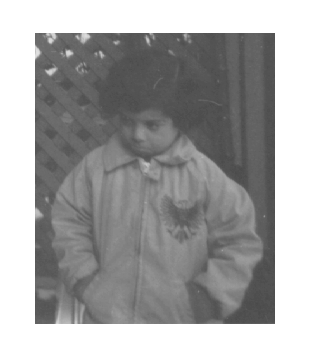
#> input picture tp2/poupee.tif, 310 x 357 px, found by its file name
$ python contrast_equalisation.py
#> lines starting #> are read from the running program, lines starting #| are printed output that depends on the picture; long printed decimals are rounded
### image_lab/runtime.py
"""Resolve shared inputs and save figures without requiring a desktop GUI."""
import argparse
from pathlib import Path
import sys
import matplotlib
import numpy as np

if "--show" not in sys.argv:
    matplotlib.use("Agg")

ROOT = Path(__file__).resolve().parents[1]
_figure_index = 0

def data_path(name):
    path = ROOT / "data" / "input" / name
    if not path.is_file():
        raise FileNotFoundError(f"Missing input image: {path}")
    return path

def michelson(image):
    minimum, maximum = float(np.min(image)), float(np.max(image))
    denominator = minimum + maximum
    return (maximum - minimum) / denominator if denominator else 0.0

def finish(script):
    """Save all current figures, optionally display, then release them."""
    global _figure_index
    import matplotlib.pyplot as plt
    parser = argparse.ArgumentParser()
    parser.add_argument("--output-dir", type=Path, default=ROOT / "outputs")
    parser.add_argument("--show", action="store_true")
    args = parser.parse_args()
    script = Path(script)
    folder = args.output_dir / script.parent.parent.name / script.stem
    folder.mkdir(parents=True, exist_ok=True)
    for number in plt.get_fignums():
        _figure_index += 1
        path = folder / f"figure_{_figure_index:02d}.png"
        plt.figure(number).savefig(path, dpi=120, bbox_inches="tight")
        print(f"Saved {path}")
    if args.show:
        plt.show()
    plt.close("all")

### labs/tp1_image_analysis/src/contrast_equalisation.py
from image_lab.runtime import data_path, finish, michelson
import cv2
from matplotlib import pyplot as plt
import numpy as np
from scipy import signal
from skimage import io

# Chargement des images
img1 = io.imread(str(data_path('poupee.tif')))
#> img1 is the input picture: shape (357, 310, 3); min 74, max 255, mean 163.7
img2 = io.imread(str(data_path('crane.png')))
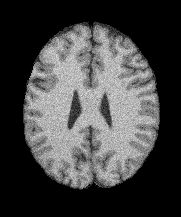
#> input picture data/input/crane.png, 181 x 217 px
#> img2 is the input picture: shape (217, 181); min 0, max 237, mean 67.7

# Si les images sont en couleur, conversion en niveaux de gris
if len(img1.shape) == 3:
    img1 = cv2.cvtColor(img1, cv2.COLOR_RGB2GRAY)
#> img1: shape (357, 310)
if len(img2.shape) == 3:
    img2 = cv2.cvtColor(img2, cv2.COLOR_RGB2GRAY)

# Calcul du contraste de Michelson
michelson_contrast_img1 = michelson(img1)
#> in michelson, `minimum, maximum = float(np.min(image)), float(np.max(image))`: minimum = 74; maximum = 255
#> in michelson, `denominator = minimum + maximum`: denominator = 329
#> michelson_contrast_img1 = 0.55
michelson_contrast_img2 = michelson(img2)
#> michelson_contrast_img2 = 1

# Calcul du contraste global
global_contrast_img1 = np.std(img1) / np.mean(img1)
#> global_contrast_img1 = 0.441
global_contrast_img2 = np.std(img2) / np.mean(img2)
#> global_contrast_img2 = 1.15

# Calcul du contraste RMS
rms_contrast_img1 = np.sqrt(np.mean(np.square(img1 - np.mean(img1))))
#> rms_contrast_img1 = 72.21
rms_contrast_img2 = np.sqrt(np.mean(np.square(img2 - np.mean(img2))))
#> rms_contrast_img2 = 78.1

# Calcul de la brillance (luminance)
brillance_img1 = np.mean(img1)
#> brillance_img1 = 163.7
brillance_img2 = np.mean(img2)
#> brillance_img2 = 67.74

# Affichage des résultats
print("Image: pouppe.tif")
print("Contraste Michelson:", michelson_contrast_img1)
#| Contraste Michelson: 0.5502
print("Contraste Global:", global_contrast_img1)
#| Contraste Global: 0.4411
print("Contraste RMS:", rms_contrast_img1)
#| Contraste RMS: 72.206
print("Brillance:", brillance_img1)
#| Brillance: 163.687

print("\nImage: crane.tif")
print("Contraste Michelson:", michelson_contrast_img2)
#| Contraste Michelson: 1.0
print("Contraste Global:", global_contrast_img2)
#| Contraste Global: 1.153
print("Contraste RMS:", rms_contrast_img2)
#| Contraste RMS: 78.104
print("Brillance:", brillance_img2)
#| Brillance: 67.736

# Visualisation des histogrammes
plt.figure(figsize=(10, 5))

plt.subplot(1, 2, 1)
plt.hist(img1.flat, bins=256, range=(0, 255))
plt.title('Histogramme de pouppe.tif')

plt.subplot(1, 2, 2)
plt.hist(img2.flat, bins=256, range=(0, 255))
plt.title('Histogramme de crane.tif')

finish(__file__)
#> the loop in finish, `for number in plt.get_fignums():` made 1 pass
#> pass 1, in finish, `plt.figure(number).savefig(path, dpi=120, bbox_inches="tight")`:
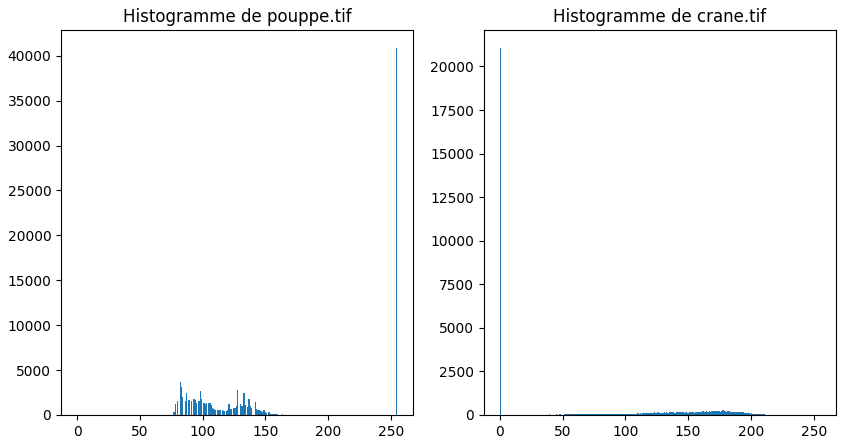
#> figure drawn by matplotlib, 2 panels; panel 1: tallest bar 40830 high, from x = 254 to 255; panel 2: tallest bar 21039 high, from x = 0 to 0.996
# Égalisation d'histogramme
img1_equalized = cv2.equalizeHist(img1)
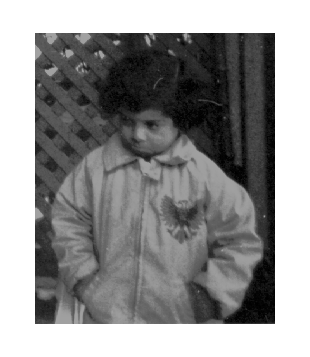
#> img1_equalized: shape (357, 310); min 0, max 255, mean 146
img2_equalized = cv2.equalizeHist(img2)
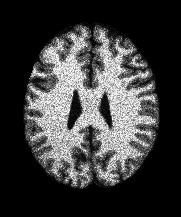
#> img2_equalized: shape (217, 181); min 0, max 255, mean 59.7

# Affichage des histogrammes des images égalisées
plt.figure(figsize=(10, 5))

plt.subplot(1, 2, 1)
plt.hist(img1_equalized.flat, bins=256, range=(0, 255))
plt.title('Histogramme égalisé de pouppe.tif')

plt.subplot(1, 2, 2)
plt.hist(img2_equalized.flat, bins=256, range=(0, 255))
plt.title('Histogramme égalisé de crane.tif')

finish(__file__)
#> the loop in finish (call 2), `for number in plt.get_fignums():` made 1 pass
#> pass 1, in finish (call 2), `plt.figure(number).savefig(path, dpi=120, bbox_inches="tight")`:
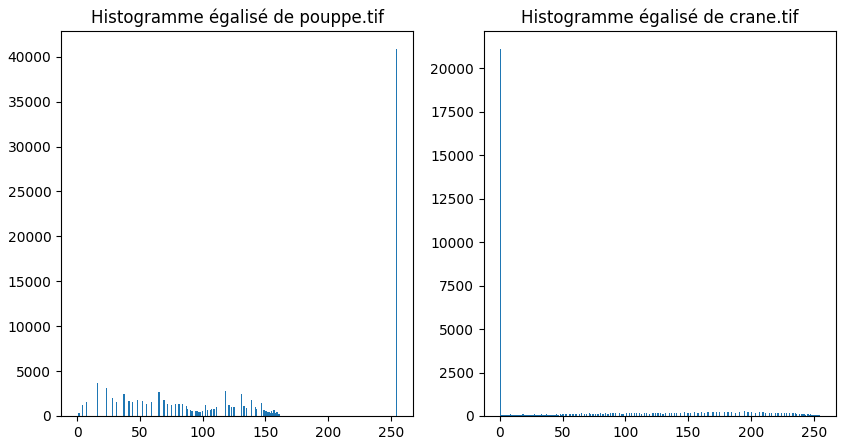
#> figure drawn by matplotlib, 2 panels; panel 1: tallest bar 40830 high, from x = 254 to 255; panel 2: tallest bar 21074 high, from x = 0 to 0.996
# Affichage des images égalisées
plt.figure(figsize=(10, 5))

plt.subplot(1, 2, 1)
plt.imshow(img1_equalized, cmap='gray')
plt.title('Image égalisée de pouppe.tif')

plt.subplot(1, 2, 2)
plt.imshow(img2_equalized, cmap='gray')
plt.title('Image égalisée de crane.tif')

finish(__file__)
# Calcul du contraste pour les images égalisées
michelson_contrast_img1_eq = michelson(img1_equalized)
#> michelson_contrast_img1_eq = 1
global_contrast_img1_eq = np.std(img1_equalized) / np.mean(img1_equalized)
#> global_contrast_img1_eq = 0.623
rms_contrast_img1_eq = np.sqrt(np.mean(np.square(img1_equalized - np.mean(img1_equalized))))
#> rms_contrast_img1_eq = 90.98

michelson_contrast_img2_eq = michelson(img2_equalized)
#> michelson_contrast_img2_eq = 1
global_contrast_img2_eq = np.std(img2_equalized) / np.mean(img2_equalized)
#> global_contrast_img2_eq = 1.37
rms_contrast_img2_eq = np.sqrt(np.mean(np.square(img2_equalized - np.mean(img2_equalized))))
#> rms_contrast_img2_eq = 81.48

# Affichage des résultats
print("Image égalisée: pouppe.tif")
print("Contraste Michelson:", michelson_contrast_img1_eq)
#| Contraste Michelson: 1.0
print("Contraste Global:", global_contrast_img1_eq)
#| Contraste Global: 0.6233
print("Contraste RMS:", rms_contrast_img1_eq)
#| Contraste RMS: 90.983

print("\nImage égalisée: crane.tif")
print("Contraste Michelson:", michelson_contrast_img2_eq)
#| Contraste Michelson: 1.0
print("Contraste Global:", global_contrast_img2_eq)
#| Contraste Global: 1.366
print("Contraste RMS:", rms_contrast_img2_eq)
#| Contraste RMS: 81.484
# Application de CLAHE (égalisation adaptative)
clahe = cv2.createCLAHE(clipLimit=2.0, tileGridSize=(8,8))
img1_clahe = clahe.apply(img1)
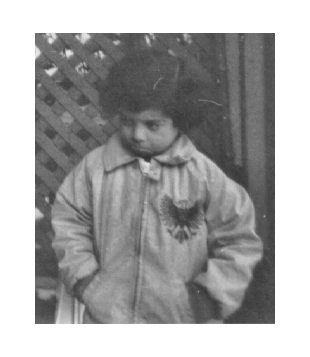
#> img1_clahe: shape (357, 310); min 49, max 255, mean 166.8
img2_clahe = clahe.apply(img2)
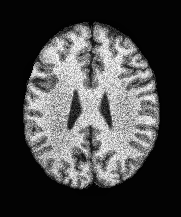
#> img2_clahe: shape (217, 181); min 2, max 255, mean 70.5

# Affichage des images égalisées de manière adaptative
plt.figure(figsize=(10, 5))

plt.subplot(1, 2, 1)
plt.imshow(img1_clahe, cmap='gray')
plt.title('Image CLAHE de pouppe.tif')

plt.subplot(1, 2, 2)
plt.imshow(img2_clahe, cmap='gray')
plt.title('Image CLAHE de crane.tif')

finish(__file__)


# Calcul du contraste pour les images CLAHE
michelson_contrast_img1_clahe = michelson(img1_clahe)
#> michelson_contrast_img1_clahe = 0.678
global_contrast_img1_clahe = np.std(img1_clahe) / np.mean(img1_clahe)
#> global_contrast_img1_clahe = 0.435
rms_contrast_img1_clahe = np.sqrt(np.mean(np.square(img1_clahe - np.mean(img1_clahe))))
#> rms_contrast_img1_clahe = 72.61

michelson_contrast_img2_clahe = michelson(img2_clahe)
#> michelson_contrast_img2_clahe = 0.984
global_contrast_img2_clahe = np.std(img2_clahe) / np.mean(img2_clahe)
#> global_contrast_img2_clahe = 1.18
rms_contrast_img2_clahe = np.sqrt(np.mean(np.square(img2_clahe - np.mean(img2_clahe))))
#> rms_contrast_img2_clahe = 82.86

# Affichage des résultats
print("Image CLAHE: pouppe.tif")
print("Contraste Michelson:", michelson_contrast_img1_clahe)
#| Contraste Michelson: 0.6776
print("Contraste Global:", global_contrast_img1_clahe)
#| Contraste Global: 0.4353
print("Contraste RMS:", rms_contrast_img1_clahe)
#| Contraste RMS: 72.608

print("\nImage CLAHE: crane.tif")
print("Contraste Michelson:", michelson_contrast_img2_clahe)
#| Contraste Michelson: 0.9844
print("Contraste Global:", global_contrast_img2_clahe)
#| Contraste Global: 1.175
print("Contraste RMS:", rms_contrast_img2_clahe)
#| Contraste RMS: 82.862
